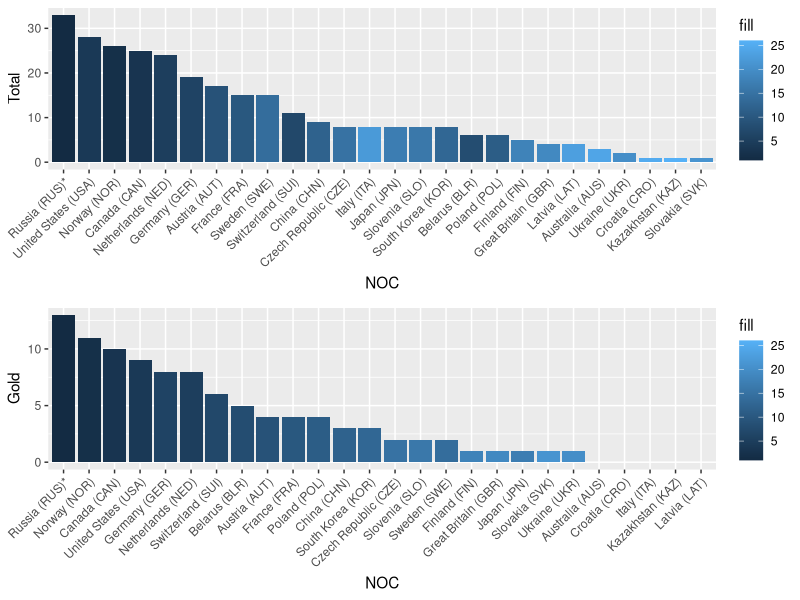
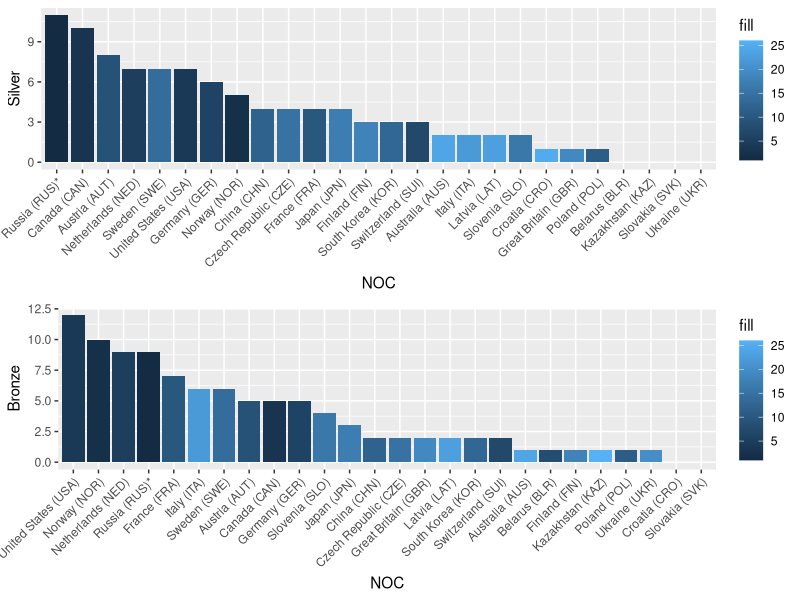

R code for these plots, in order:
## ---- chunk 1
library(dplyr)
library(ggplot2)
library(gridExtra)
## ---- chunk 2
winter <- read.csv("datasets_exam/winter_olympic.csv")
## ---- chunk 3
head(winter)
## ---- chunk 4
colnames(winter)
## ---- chunk 5
dim(winter)
nrow(winter)
ncol(winter)
## ---- chunk 6
sort_total <- winter %>% arrange(Total, NOC)
head(sort_total)
## ---- chunk 7
print_stat <- function() {
    print(sum(is.na(sort_total)))
    print(summary(sort_total))
}
print_stat()

plot_desc <- function(
    x, y, fill=sort_total$Rank,
    x_label="NOC", y_label
){
    ggplot(sort_total, aes(reorder(x, -y, sum), y, fill=fill)) +
    geom_col() +
    scale_x_discrete(guide=guide_axis(angle=45)) +
    xlab(x_label) +
    ylab(y_label)
}
p_total <- plot_desc(
    sort_total$NOC,
    sort_total$Total,
    y_label="Total"
)
p_gold <- plot_desc(
    sort_total$NOC,
    sort_total$Gold,
    y_label="Gold"
)
p_silver <- plot_desc(
    sort_total$NOC,
    sort_total$Silver,
    y_label="Silver"
)
p_bronze <- plot_desc(
    sort_total$NOC,
    sort_total$Bronze,
    y_label="Bronze"
)
grid.arrange(p_total, p_gold, nrow=2)
grid.arrange(p_silver, p_bronze, nrow=2)
## ---- chunk 8
for (column in c("Gold", "Silver", "Bronze", "Total")) {
    print(
        paste(
            column,
            "-> median:",
            median(sort_total[[column]])
        )
    )
}
## ---- chunk 9
for (column in c("Gold", "Silver", "Bronze", "Total")) {
    print(
        paste(
            column,
            "-> mean:",
            mean(sort_total[[column]])
        )
    )
}
for (column in c("Gold", "Silver", "Bronze", "Total")) {
    print(
        paste(
            column,
            "-> total:",
            sum(sort_total[[column]])
        )
    )
}

## ---- chunk 10
winter_group_region <- winter %>%
    group_by(Region)

## ---- chunk 11
winter_group_region <- winter %>%
    group_by(Region)

print("median:")
winter_group_region %>%
    summarise(
        median(Gold),
        median(Silver),
        median(Bronze),
        median(Total)
    )

print("mean:")
winter_group_region %>%
    summarise(
        mean(Gold),
        mean(Silver),
        mean(Bronze),
        mean(Total)
    )

print("total:")
winter_group_region %>%
    summarise(
        sum(Gold),
        sum(Silver),
        sum(Bronze),
        sum(Total)
    )
## ---- chunk 12
winter_group_region <- winter %>%
    group_by(Region)

print("total:")
winter_group_region %>%
    summarise(
        sum(Gold),
        sum(Silver),
        sum(Bronze),
        sum(Total)
    )

# Question 6b

max_total_mean <- winter_group_region %>%
    summarise(mean_total = mean(Total)) %>%
    arrange(desc(mean_total)) %>%
    filter(row_number() == 1)
max_total_mean

region_max_total_mean <- max_total_mean$Region
print(
    paste(
        "Region with maximum mean total medals:",
        region_max_total_mean
    )
)
## ---- chunk 13
nb_countries_north_am <- nrow(
    winter %>%
        filter(Region == region_max_total_mean)
)

print(
    paste(
        "Number of countries in region",
        region_max_total_mean,
        ": ",
        nb_countries_north_am
    )
)
## ---- chunk 14
nb_countries_eur <- nrow(
    winter %>%
        filter(Region == "EUROPE")
)

print(
    paste(
        "Number of countries in region EUROPE: ",
        nb_countries_eur
    )
)
## ---- chunk 15
max_nb_total <- winter %>%
    arrange(desc(Total)) %>%
    filter(row_number() == 1)

print(
    paste(
        "The maximum number of medals won is",
        max_nb_total$Total,
        "medals won by",
        max_nb_total$NOC
    )
)
